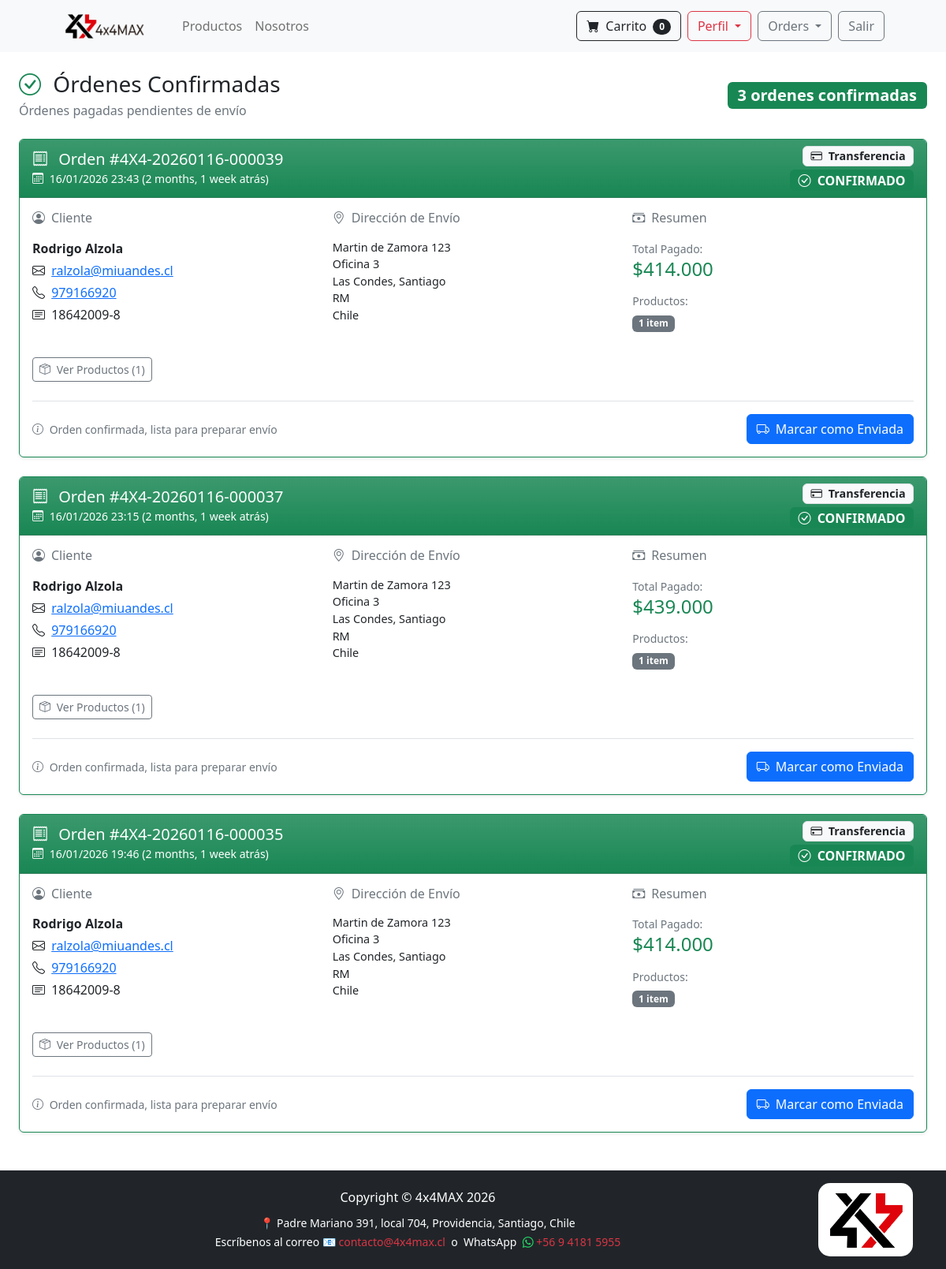
Page /payment/confirmed_orders_dash (signed in) on the committed database.
### payment/models.py (models this page shows, shortened)
class Order(models.Model):
    PAYMENT_METHOD_CHOICES = [
        ('transbank', 'Transbank'),
        ('bank_transfer', 'Transferencia Bancaria'),
    ]
    ORDER_STATUS_CHOICES = [
        ('pending', 'Pendiente'),
        ('paid', 'Pagado'),
        ('shipped', 'Enviado'),
        ('completed', 'Completado'),
        ('cancelled', 'Cancelado'),
    ]
    user = models.ForeignKey(User, on_delete=models.CASCADE, null=True, blank=True)
    full_name = models.CharField(max_length=250)
    email = models.EmailField(max_length=250)
    phone = models.CharField(max_length=20)
    id_number = models.CharField(max_length=10, default='', validators=[validar_rut], help_text='Formato: 12345678-9')
    shipping_address = models.TextField(max_length=15000)
    workshop = models.ForeignKey('workshop.Workshop', on_delete=models.SET_NULL, null=True, blank=True)
    amount_pay = models.DecimalField(max_digits=10, decimal_places=2)
    date_order = models.DateTimeField(auto_now_add=True)
    shipped = models.BooleanField(default=False)
    date_shipped = models.DateTimeField(blank=True, null=True)
    has_international_items = models.BooleanField(default=False)
    buy_order = models.CharField(max_length=50, unique=True, null=True, blank=True, db_index=True)
    payment_method = models.CharField(max_length=20, choices=PAYMENT_METHOD_CHOICES, default='transbank')
    order_status = models.CharField(max_length=20, choices=ORDER_STATUS_CHOICES, default='pending')
    transaction_date = models.DateTimeField(null=True, blank=True)
    authorization_code = models.CharField(max_length=50, null=True, blank=True)
    payment_type_code = models.CharField(max_length=10, null=True, blank=True)  # VD, VN, etc.
    installments_number = models.IntegerField(null=True, blank=True)
    card_number = models.CharField(max_length=20, null=True, blank=True)  # últimos 4 dígitos
    session_id = models.CharField(max_length=100, null=True, blank=True)
    accounting_date = models.CharField(max_length=10, null=True, blank=True)
    transaction_status = models.CharField(max_length=50, null=True, blank=True)
    coupon = models.ForeignKey('Coupon', on_delete=models.SET_NULL, null=True, blank=True)
    coupon_discount = models.DecimalField(max_digits=10, decimal_places=2, default=0)
    amount_before_discount = models.DecimalField(max_digits=10, decimal_places=2, default=0)
    class Meta:
        ordering = ['-date_order']

### payment/views.py (the view, shortened to what this page needs)
# urls.py: path('confirmed_orders_dash', views.confirmed_orders_dash, name='confirmed_orders_dash'),
def confirmed_orders_dash(request):
    if request.user.is_authenticated and request.user.is_superuser:
        orders = Order.objects.filter(
            order_status='paid',
            shipped=False
        ).order_by('-date_order')
        return render(request, "payment/confirmed_orders_dash.html", {'orders': orders})
    else:
        messages.error(request, "⛔ Acceso Denegado.")
        return redirect('home')

### cart/cart.py (called while the page is built)
    def __len__(self):
        return len(self.cart)

### cart/context_processor.py (called while the page is built)
def cart(request):
    return {'cart': Cart(request)}

### payment/models.py (called while the page is built)
    def get_total(self):
        return self.price * self.quantity

### store/templatetags/custom_filters.py (called while the page is built)
@register.filter
def currency_format(value):
    try:
        value = float(value)
        value = int(value)
        return f"{value:,}".replace(',', '.')
    except (ValueError, TypeError):
        return value

### payment/templates/payment/confirmed_orders_dash.html (shortened to what this page needs)
{% extends 'base.html' %}
{% load custom_filters %}
{% block content %}
<div class="container-fluid px-4 py-4">
    <div class="d-flex justify-content-between align-items-center mb-4">
        <div>
            <h1 class="h3 mb-1">
                <i class="bi bi-check-circle text-success me-2"></i>
                Órdenes Confirmadas
            </h1>
            <p class="text-muted mb-0">Órdenes pagadas pendientes de envío</p>
        </div>
        <div>
            <span class="badge bg-success fs-5">
                {{ orders.count }} orden{{ orders.count|pluralize:"es" }} confirmada{{ orders.count|pluralize:"s" }}
            </span>
        </div>
    </div>
    {% if orders %}
        <div class="row">
            {% for order in orders %}
            <div class="col-12 mb-4">
                <div class="card shadow-sm border-success">
                    <div class="card-header bg-success bg-gradient text-white d-flex justify-content-between align-items-center">
                        <div>
                            <h5 class="mb-0">
                                <i class="bi bi-receipt me-2"></i>
                                Orden #{{ order.buy_order }}
                            </h5>
                            <small>
                                <i class="bi bi-calendar3 me-1"></i>
                                {{ order.date_order|date:"d/m/Y H:i" }}
                                ({{ order.date_order|timesince }} atrás)
                            </small>
                        </div>
                        <div class="text-end">
                            <div class="badge bg-light text-dark border mb-1" style="font-size: 0.9em;">
                                <i class="bi bi-credit-card me-1"></i>
                                {% if order.payment_method == 'transbank' %}
                                    Transbank
                                {% elif order.payment_method == 'bank_transfer' %}
                                    Transferencia
                                {% else %}
                                    Pagado
                                {% endif %}
                            </div>
                            <div>
                                <span class="badge bg-success fs-6">
                                    <i class="bi bi-check-circle me-1"></i>
                                    CONFIRMADO
                                </span>
                            </div>
                        </div>
                    </div>
                    <div class="card-body">
                        <div class="row">
                            <div class="col-md-4 mb-3">
                                <h6 class="text-muted mb-3">
                                    <i class="bi bi-person-circle me-2"></i>Cliente
                                </h6>
                                <p class="mb-1"><strong>{{ order.full_name }}</strong></p>
                                <p class="mb-1">
                                    <i class="bi bi-envelope me-1"></i>
                                    <a href="mailto:{{ order.email }}">{{ order.email }}</a>
                                </p>
                                <p class="mb-1">
                                    <i class="bi bi-telephone me-1"></i>
                                    <a href="tel:{{ order.phone }}">{{ order.phone }}</a>
                                </p>
                                <p class="mb-0">
                                    <i class="bi bi-card-text me-1"></i>
                                    {{ order.id_number }}
                                </p>
                            </div>
                            <div class="col-md-4 mb-3">
                                <h6 class="text-muted mb-3">
                                    <i class="bi bi-geo-alt me-2"></i>Dirección de Envío
                                </h6>
                                {% if order.workshop %}
                                    <div class="alert alert-info py-2 mb-2">
                                        <small>
                                            <i class="bi bi-tools me-1"></i>
                                            <strong>Taller:</strong> {{ order.workshop.name }}
                                        </small>
                                    </div>
                                    <p class="mb-0" style="font-size: 0.9em; white-space: pre-line;">{{ order.workshop.address1 }}
{{ order.workshop.commune }}, {{ order.workshop.city }}
Tel: {{ order.workshop.phone }}</p>
                                {% else %}
                                    <p class="mb-0" style="font-size: 0.9em; white-space: pre-line;">{{ order.shipping_address }}</p>
                                {% endif %}
                            </div>
                            <div class="col-md-4 mb-3">
                                <h6 class="text-muted mb-3">
                                    <i class="bi bi-cash-stack me-2"></i>Resumen
                                </h6>
                                <div class="mb-3">
                                    <small class="text-muted">Total Pagado:</small>
                                    <h4 class="mb-0 text-success">
                                        ${{ order.amount_pay|currency_format }}
                                    </h4>
                                </div>
                                <div>
                                    <small class="text-muted d-block mb-1">Productos:</small>
                                    <span class="badge bg-secondary">
                                        {{ order.orderitem_set.count }} item{{ order.orderitem_set.count|pluralize:"s" }}
                                    </span>
                                </div>
                            </div>
                        </div>
                        <div class="mt-3">
                            <button class="btn btn-sm btn-outline-secondary" type="button" data-bs-toggle="collapse" data-bs-target="#products{{ order.id }}">
                                <i class="bi bi-box-seam me-1"></i>
                                Ver Productos ({{ order.orderitem_set.count }})
                            </button>
                        </div>
                        <div class="mt-4 pt-3 border-top d-flex justify-content-between align-items-center">
                            <div>
                                <small class="text-muted">
                                    <i class="bi bi-info-circle me-1"></i>
                                    Orden confirmada, lista para preparar envío
                                </small>
                            </div>
                            <div>
                                <button type="button"
                                        class="btn btn-primary"
                                        data-bs-toggle="modal"
                                        data-bs-target="#shippedModal{{ order.id }}">
                                    <i class="bi bi-truck me-1"></i>
                                    Marcar como Enviada
                                </button>
                            </div>
                        </div>
                    </div>
                </div>
            </div>
            {% endfor %}
        </div>
    {% endif %}
</div>
{% endblock %}

### store/templates/base.html (style rules this page uses)
html, body { height: 100%; margin: 0; }

### payment/templates/payment/confirmed_orders_dash.html (style rules this page uses)
.card { transition: transform 0.2s; }

### rows in the picture
Order: buy_order "4X4-20260116-000039", date_order "16/01/2026 23:43", date_order "2 months, 1 week", payment_method "Transferencia", full_name "Rodrigo Alzola", email "ralzola@miuandes.cl", phone "979166920", id_number "18642009-8", shipping_address "Martin de Zamora 123 Oficina 3 Las Condes, Santiago RM Chile", amount_pay "414.000", orderitem_set.count "1"
Order: buy_order "4X4-20260116-000037", date_order "16/01/2026 23:15", date_order "2 months, 1 week", payment_method "Transferencia", full_name "Rodrigo Alzola", email "ralzola@miuandes.cl", phone "979166920", id_number "18642009-8", shipping_address "Martin de Zamora 123 Oficina 3 Las Condes, Santiago RM Chile", amount_pay "439.000", orderitem_set.count "1"
Order: buy_order "4X4-20260116-000035", date_order "16/01/2026 19:46", date_order "2 months, 1 week", payment_method "Transferencia", full_name "Rodrigo Alzola", email "ralzola@miuandes.cl", phone "979166920", id_number "18642009-8", shipping_address "Martin de Zamora 123 Oficina 3 Las Condes, Santiago RM Chile", amount_pay "414.000", orderitem_set.count "1"

### other values in the picture
{{ cart|length }} "0"
{{ orders.count }} "3"
